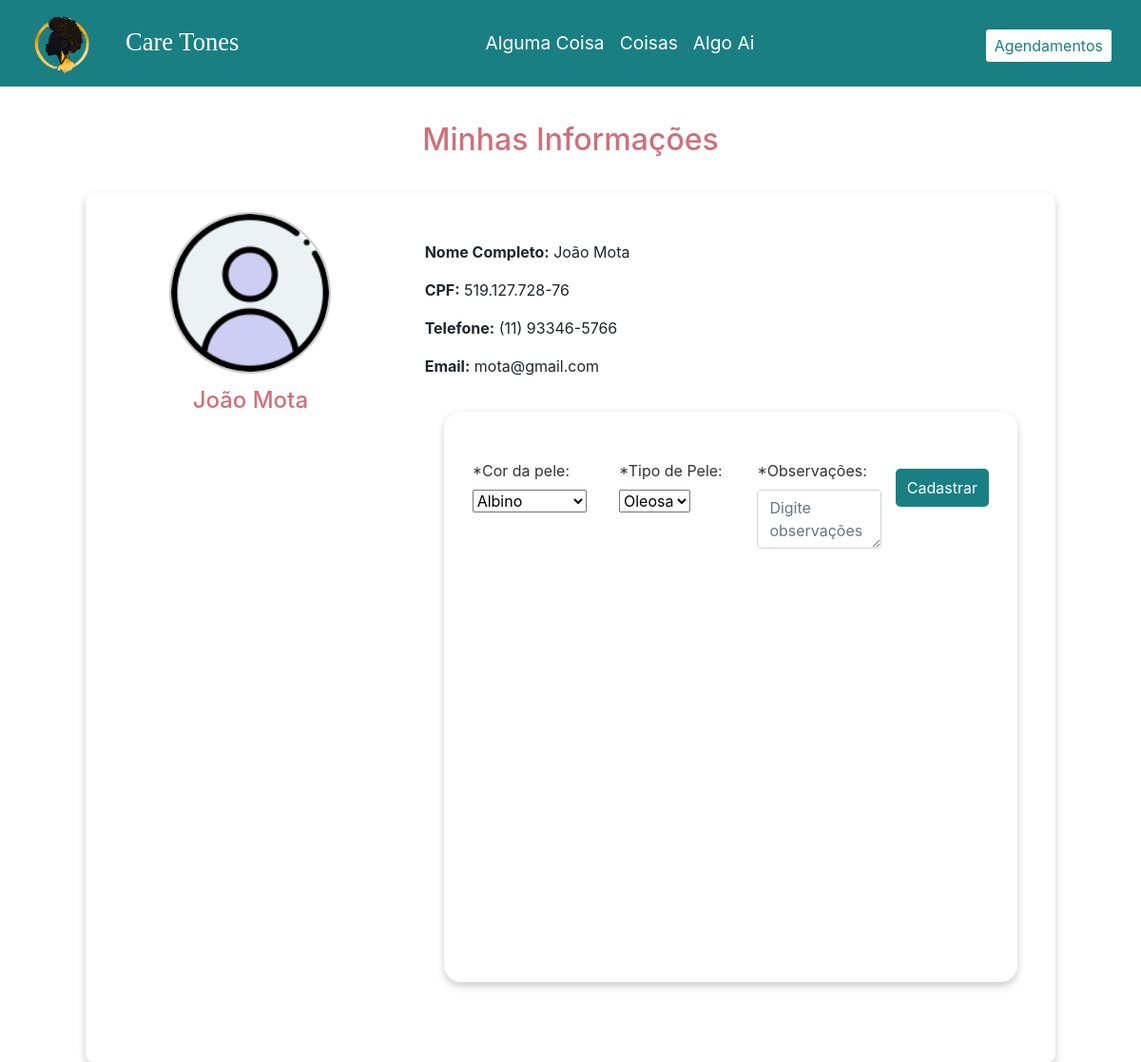
/prontuario/cadastroProntuario.php (signed in), run on the app's committed database.
### tables this page shows
CREATE TABLE `cliente` (
  `cpf_cliente` varchar(14) NOT NULL,
  `nome_cliente` varchar(100) NOT NULL,
  `foto_cliente` varchar(255) DEFAULT NULL,
  `telefone_cliente` varchar(15) NOT NULL,
  `email_cliente` varchar(50) NOT NULL,
  `senha_cliente` varchar(100) NOT NULL,
  `token_cliente` varchar(300) NOT NULL
);

### prontuario/cadastroProntuario.php (the view, shortened to what this page needs)
<?php
    $conexaoMini = new Conexao();
    $conexao = $conexaoMini->getConexao();
    $token = $_SESSION['usuario_token'];
    $stmt = $conexao->prepare("SELECT * FROM cliente WHERE token_cliente = ?");
    $stmt->bind_param("s", $token);
    $stmt->execute();
    $resultado = $stmt->get_result();
    $cliente = $resultado->fetch_assoc();
?>
<!DOCTYPE html>
<html lang="pt-br">
<head>
    <link rel="stylesheet" href="https://stackpath.bootstrapcdn.com/bootstrap/4.5.2/css/bootstrap.min.css">
    <link rel="stylesheet" href="https://cdnjs.cloudflare.com/ajax/libs/font-awesome/6.2.1/css/all.min.css" />
    <link rel="stylesheet" href="../css/style.css">
    <link rel="stylesheet" href="../css/perfil.css">
</head>
<body>
    <nav class="navbar navbar-expand-lg">
        <div class="container-fluid">
            <a class="navbar-brand"> <img class="rounded-circle ms-4" src="../logo/Logo.png" alt="Logo care tones" width="69px"> </a>
            <div class="logo">
                <a class="nav-link active" aria-current="page" href="home.php">Care Tones</a>
            </div>
            <div class="collapse navbar-collapse" id="navbarSupportedContent" >
                <ul class="navbar-nav w-auto">
                    <li class="nav-item pe-4 ps-4">
                        <a class="nav-link active" aria-current="page" href="">Alguma Coisa</a>
                    </li>
                    <li class="nav-item pe-4 ps-4">
                        <a class="nav-link active" aria-current="page" href="">Coisas</a>
                    </li>
                    <li class="nav-item pe-4 ps-4">
                        <a class="nav-link active" aria-current="page" href="">Algo Ai</a>
                    </li>
                </ul>
                <button type="button" class="btn btn-sm btn-link me-4 ms-4" id="link_agendamentos_ativado" > <a href="cadastrarConsulta.php" id="link_agendamentos_ativado">Agendamentos</a></button>
            </div>
        </div>
    </nav>
    <h2>Minhas Informações</h2>
    <div class="container mt-4" id="perfil_conteiner">
        <div class="card mb-4" id="perfil_card" style="max-width: 1000px; margin: auto; border: none;">
            <div class="row g-0">
            <div class="profile-pic-container_visualizar">
                    <img src="<?php
                        $fotoPath = $_SERVER['DOCUMENT_ROOT'] . "/glow_schedule/" . $cliente['foto_cliente'];
                        echo (file_exists($fotoPath) && !empty($cliente['foto_cliente']))
                            ? "/glow_schedule/" . htmlspecialchars($cliente['foto_cliente'])
                            : "../iconesPerfil/perfilPadrao.png";
                    ?>" alt="Foto do cliente" class="profile-pic" id="profile-pic-preview">
                    <p id="nome_perfil"><strong></strong> <?php echo htmlspecialchars($cliente['nome_cliente']); ?></p>
                </div>
                <div class="col-md-8" style="margin-top: 30px;">
                    <p><strong>Nome Completo:</strong> <?php echo ($cliente['nome_cliente']); ?></p>
                    <p><strong>CPF:</strong> <?php echo ($cliente['cpf_cliente']); ?></p>
                    <p><strong>Telefone:</strong> <?php echo ($cliente['telefone_cliente']); ?></p>
                    <p><strong>Email:</strong> <?php echo ($cliente['email_cliente']); ?></p>
        <section class="container">
        <form method="POST" action="../controller/prontuario/prontuarioController.php" class="form" id="form_perfil">
            <div class="column">
            <div class="column">
                <div class="input-box">
                <label for="cor_pele">*Cor da pele:</label>
                    <select name="cor_pele" id="cor_pele">
                            <option value="Albino">Albino</option>
                        </select>
              </div>
            </div>
            <div class="column">
                <div class="input-box">
                    <label for="tipo_pele">*Tipo de Pele:</label>
                        <select name="tipo_pele" id="tipo_pele">
                            <option value="Oleosa">Oleosa</option>
                        </select>
                  </div>
                <div class="input-box">
                    <label for="observacoes">*Observações:</label>
                    <textarea type="text" class="form-control" id="observacoes_cliente" name="observacoes_cliente" placeholder="Digite observações importantes sobre você:" required></textarea>
                </div>
            </div>
            <button type="submit" class="btn btn-primary">Cadastrar</button>
        </form>
    </section>
    </div>
</body>
</html>

### css/style.css (style rules this page uses)
* { margin: 0; padding: 0; box-sizing: border-box; }
.logo { font-family: 'Cinzel', serif; font-family: 'Playfair Display', serif; font-size: 1.66rem; }
h2 { color: #CF6F7A; text-align: center; margin-top:37px !important; margin-bottom: 37px !important; }
nav { background-color: #1A7F83; }
.navbar-nav { width: 200px; margin: auto; font-size: larger; }
.nav-link { color:#ffffff !important; }
.navbar-nav .nav-link.active { text-decoration: none; position: relative; }
.navbar-nav .nav-link.active:before { content: " "; position: absolute; width: 100%; height: 1px; bottom: 0; left: 0; background-color: #D3DFE5; visibility: hidden; -webkit-transform: scaleX(0); transform: scaleX(0); -webkit-transition: all 0.9s ease-in-out 0s; transition: 0.6s; }
.navbar .btn-link { text-decoration: none; font-size: medium !important; background-color: #D3DFE5 !important; margin-top: 6px !important; }
#link_agendamentos_ativado { background-color:#ffffff !important; text-decoration: none; color: #1A7F83; }
form .btn { background-color: #1A7F83; color: white; }
section.container { min-height: 80vh; display: flex; justify-content: center; padding: 20px; position: relative; max-width: 700px; width: 100%; }
.form .input-box { width: 100%; margin-top: 20px; }
.input-box label { color: #333; }
.form .column { display: flex; column-gap: 15px; }
.form button { height: 40px; width: 100px; border-radius: 5px; color: #fff; font-size: 1rem; font-weight: 400; margin-top: 30px; border: none; cursor: pointer; transition: all 0.2s ease; background: #1A7F83; float: left; float:right; }

### css/perfil.css (style rules this page uses)
#form_perfil { border: #CF6F7A; border: groove; border-radius: 3%; padding: 30px; border: none; box-shadow: 0 4px 8px rgba(0, 0, 0, 0.2); }
#nome_perfil { color: #CF6F7A; text-align: center; font-weight: 450; font-size: x-large; margin-top: 10px; margin-bottom: 35px; }
#perfil_conteiner { width: 85%; margin: 0 auto; padding: 20px; padding-bottom: 40px; border: none; box-shadow: 0 4px 8px rgba(0, 0, 0, 0.2); border-radius: 8px; background-color: #fff; }
.profile-pic-container_visualizar { position: relative; width: 170px; height: 170px; margin: 0 auto 12px; }
.profile-pic { width: 100%; height: 100%; object-fit: cover; border-radius: 50%; border: 2px solid #ccc; }

### data on the page
cliente: nome_cliente "João Mota", cpf_cliente "519.127.728-76", telefone_cliente "(11) 93346-5766", email_cliente "mota@gmail.com"
